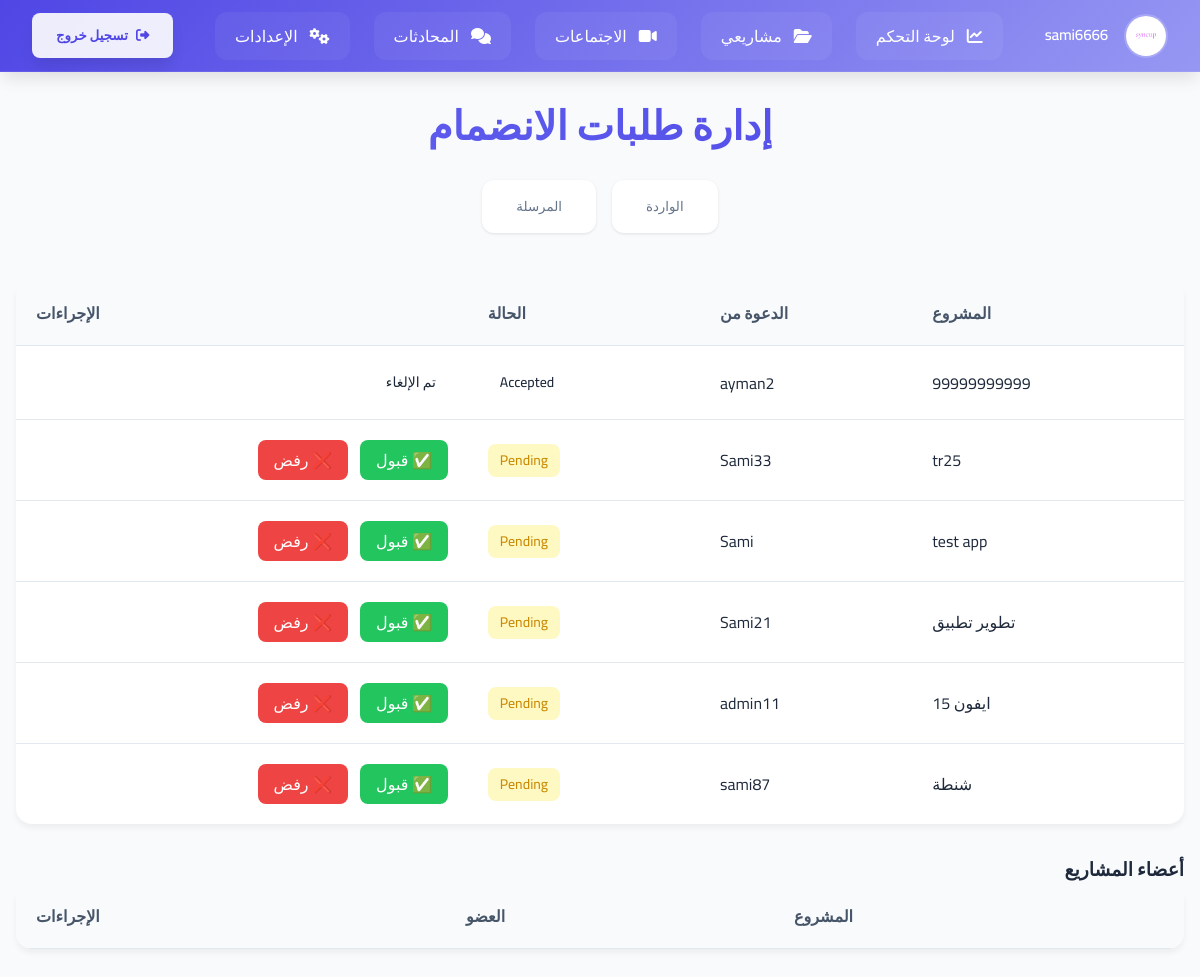
Page /projects/invitations/ (signed in) on the committed database.
### users/models.py (models this page shows, shortened)
class CustomUser(AbstractUser):
    phone_regex = RegexValidator(
        regex=r'^05\d{8}$',
        message="Phone number must start with 05 and be exactly 10 digits."
    )
    phone_number = models.CharField(
        max_length=10,
        unique=True,
        validators=[phone_regex],
        help_text="Phone number must start with 05 and contain exactly 10 digits."
    )
    ROLE_CHOICES = [
        ('member', 'Member'),
        ('expert', 'Expert')
    ]
    role = models.CharField(
        max_length=10,
        choices=ROLE_CHOICES,
        default='member'
    )
    profile_image = models.ImageField(
        upload_to='profile_pics/',
        default='profile_pics/p.png',
        blank=True,
        null=True
    )
    short_bio = models.CharField(
        max_length=15,
        blank=True,
        help_text="Short description (e.g., AI Expert, UI Guru)."
    )
    full_bio = models.TextField(
        blank=True,
        help_text="Detailed biography or personal summary."
    )
    groups = models.ManyToManyField(
        'auth.Group',
        related_name='custom_user_groups',
        blank=True
    )
    user_permissions = models.ManyToManyField(
        'auth.Permission',
        related_name='custom_user_permissions',
        blank=True
    )

### projects/models.py (models this page shows, shortened)
class ProjectInvitation(models.Model):
    project = models.ForeignKey(Project, on_delete=models.CASCADE, related_name='invitations')
    invited_user = models.ForeignKey(CustomUser, on_delete=models.CASCADE, related_name='project_invitations')
    created_at = models.DateTimeField(auto_now_add=True)
    status = models.CharField(
        max_length=20,
        choices=[('pending', 'Pending'), ('accepted', 'Accepted'), ('declined', 'Declined')],
        default='pending'
    )
    def __str__(self):
        return f"Invitation to {self.invited_user.username} for {self.project.name}"

class Project(models.Model):
    STATUS_CHOICES = [
        ('pending', 'Pending'),
        ('in_progress', 'In Progress'),
        ('completed', 'Completed'),
    ]
    COLOR_CHOICES = [
        ('purple', 'Purple'),
        ('red', 'Red'),
        ('blue', 'Blue'),
        ('green', 'Green'),
        ('orange', 'Orange'),
        ('pink', 'Pink'),
    ]
    name = models.CharField(max_length=255)  # Project name
    description = models.TextField(blank=True, null=True)  # Project description
    start_date = models.DateField()  # Start date
    end_date = models.DateField(blank=True, null=True)  # End date
    owner = models.ForeignKey(CustomUser, on_delete=models.CASCADE, related_name='owned_projects')  # Project owner
    members = models.ManyToManyField(CustomUser, related_name='projects', blank=True)  # Project members
    created_at = models.DateTimeField(auto_now_add=True)  # Creation date
    category = models.ForeignKey(ProjectType, on_delete=models.CASCADE)
    status = models.CharField(max_length=20, choices=STATUS_CHOICES, default='pending')  # Project status
    logo = models.ImageField(upload_to='project_logos/', blank=True, null=True)  # Project logo
    project_color = models.CharField(max_length=10, choices=COLOR_CHOICES, default='blue')  # Project color

### projects/views.py (the view)
# urls.py: path('invitations/', received_invitations, name='received_invitations'),  # ✅ عرض الدعوات المستلمة
@login_required
def received_invitations(request):
    invitations = ProjectInvitation.objects.filter(invited_user=request.user).select_related('project')
    sent_requests = ProjectInvitation.objects.filter(project__owner=request.user).select_related('invited_user', 'project')
    received_requests = JoinRequest.objects.filter(project__owner=request.user)
    print("Invitations:", invitations)
    print("Sent Requests:", sent_requests)  # ✅ تحقق من أن الطلبات المرسلة يتم جلبها الآن
    print("Received Requests:", received_requests)
    return render(request, 'received_invitations.html', {
        'invitations': invitations,
        'sent_requests': sent_requests,  # ✅ تمرير جميع الطلبات المرسلة
        'received_requests': received_requests  # ✅ تمرير جميع الطلبات المستلمة
    })

### templates/received_invitations.html (shortened to what this page needs)
<!DOCTYPE html>
<html lang="en">
<head>
</head>
<body>
{% include 'navbar.html' %}
<div class="container">
    <header class="management-header">
        <h1>إدارة طلبات الانضمام</h1>
        <div class="tabs-nav">
            <button class="tab-button active" onclick="showSection('received')">الواردة</button>
            <button class="tab-button" onclick="showSection('sent')">المرسلة</button>
        </div>
    </header>
    <section id="received-section" class="requests-container">
        {% if invitations %}
            <table class="collaboration-table">
                <thead>
                    <tr>
                        <th>المشروع</th>
                        <th>الدعوة من</th>
                        <th>الحالة</th>
                        <th>الإجراءات</th>
                    </tr>
                </thead>
                <tbody>
                    {% for invitation in invitations %}
                    <tr>
                        <td>{{ invitation.project.name }}</td>
                        <td>{{ invitation.project.owner.username }}</td>
                        <td>
                            <span class="status-badge {% if invitation.status == 'canceled' %}status-canceled{% elif invitation.status == 'pending' %}status-pending{% endif %}">
                                {{ invitation.status|title }}
                            </span>
                        </td>
                        <td>
                            <div class="actions-container">
                                {% if invitation.status == 'pending' %}
                                    <a href="{% url 'respond_to_invitation' invitation.id 'accept' %}" class="action-btn btn-accept">
                                        ✅ قبول
                                    </a>
                                    <a href="{% url 'respond_to_invitation' invitation.id 'reject' %}" class="action-btn btn-reject">
                                        ❌ رفض
                                    </a>
                                {% else %}
                                    <span class="status-badge status-canceled">تم الإلغاء</span>
                                {% endif %}
                            </div>
                        </td>
                    </tr>
                    {% endfor %}
                </tbody>
            </table>
        {% else %}
            <div class="empty-state">
                <p>لا توجد دعوات حالية</p>
            </div>
        {% endif %}
    </section>
    <h3 style="margin-top: 2rem;">أعضاء المشاريع</h3>
    <section class="requests-container">
        <table class="collaboration-table">
            <thead>
                <tr>
                    <th>المشروع</th>
                    <th>العضو</th>
                    <th>الإجراءات</th>
                </tr>
            </thead>
        </table>
    </section>
</div>
</body>
</body>
</html>

### templates/navbar.html (shortened to what this page needs)
<!DOCTYPE html>
<html lang="ar" dir="rtl">
<head>
    <link rel="stylesheet" href="https://cdnjs.cloudflare.com/ajax/libs/font-awesome/6.4.2/css/all.min.css">
</head>
<body>
    <nav class="navbar">
        <div class="profile">
            <img src="{{ user.profile_image.url }}"
                 class="profile__image"
                 onerror="this.onerror=null; this.src='/media/profile_pics/p.png';"
                 alt="صورة المستخدم">
            <span class="profile__name">{{ user.username }}</span>
        </div>
        <div class="nav-links">
            {% if user.role != 'expert' %}
                <a href="{% url 'dashboard' %}" class="nav-link">
                    <i class="fas fa-chart-line"></i>
                    <span>لوحة التحكم</span>
                </a>
                <a href="{% url 'projects_list' %}" class="nav-link">
                    <i class="fas fa-folder-open"></i>
                    <span>مشاريعي</span>
                </a>
            {% endif %}
            {% if user.role == 'expert' %}
                <a href="{% url 'expert_availability_manage' %}" class="nav-link">
                    <i class="fas fa-calendar-alt"></i>
                    <span>مواعيدي</span>
                </a>
                <a href="{% url 'edit_expert_bio' %}" class="nav-link">
                    <i class="fas fa-user-edit"></i>
                    <span>السيرة الذاتية</span>
                </a>
            {% else %}
                <a href="{% url 'meeting_list' %}" class="nav-link">
                    <i class="fas fa-video"></i>
                    <span>الاجتماعات</span>
                </a>
            {% endif %}
            <a href="{% url 'chat_list' %}" class="nav-link">
                <i class="fas fa-comments"></i>
                <span>المحادثات</span>
            </a>
            <a href="{% url 'settings' %}" class="nav-link">
                <i class="fas fa-cogs"></i>
                <span>الإعدادات</span>
            </a>
        </div>
        <form id="logout-form" action="{% url 'logout' %}" method="post">
            <button type="submit" class="logout">
                <i class="fas fa-sign-out-alt"></i>
                <span class="logout__text">تسجيل خروج</span>
            </button>
        </form>
    </nav>
</body>
</html>

### templates/received_invitations.html (style rules this page uses)
:root { --primary: #6366f1; --success: #22c55e; --warning: #f59e0b; --danger: #ef4444; --surface: #ffffff; --background: #f8fafc; }
* { margin: 0; padding: 0; box-sizing: border-box; font-family: 'Inter', -apple-system, BlinkMacSystemFont, 'Segoe UI', Roboto, sans-serif; }
body { background: var(--background); color: #334155; line-height: 1.5; }
.container { max-width: 1200px; margin: 0 auto; padding: 2rem 1rem; min-height: 100vh; padding-top: 6rem; }
.management-header { text-align: center; margin-bottom: 3rem; }
.management-header h1 { font-size: 2.5rem; font-weight: 700; background: linear-gradient(45deg, var(--primary), #4f46e5); -webkit-background-clip: text; background-clip: text; color: transparent; margin-bottom: 1.5rem; }
.tabs-nav { display: flex; justify-content: center; gap: 1rem; margin-bottom: 2.5rem; }
.tab-button { padding: 0.75rem 2rem; border-radius: 0.75rem; font-weight: 500; transition: all 0.3s ease; border: 2px solid transparent; background: var(--surface); color: #64748b; box-shadow: 0 1px 3px rgba(0,0,0,0.1); cursor: pointer; }
.requests-container { background: var(--surface); border-radius: 1rem; box-shadow: 0 4px 6px rgba(0,0,0,0.05); overflow: hidden; }
.collaboration-table { width: 100%; border-collapse: collapse; }
.collaboration-table th, .collaboration-table td { padding: 1.25rem; text-align: left; border-bottom: 1px solid #e2e8f0; }
.collaboration-table th { background: #f8fafc; font-weight: 600; color: #475569; }
.collaboration-table tr:last-child td { border-bottom: none; }
.status-badge { display: inline-block; padding: 0.375rem 0.75rem; border-radius: 0.5rem; font-size: 0.875rem; font-weight: 500; }
.status-pending { background: #fef9c3; color: #ca8a04; }
.actions-container { display: flex; gap: 0.75rem; }
.action-btn { padding: 0.5rem 1rem; border-radius: 0.5rem; font-weight: 500; transition: transform 0.2s ease; display: inline-flex; align-items: center; gap: 0.5rem; text-decoration: none; border: none; cursor: pointer; }
.btn-accept { background: var(--success); color: white; }
.btn-reject { background: var(--danger); color: white; }

### templates/navbar.html (style rules this page uses)
:root { --primary-500: #4f46e5; --primary-600: #4f46e5; --surface-100: #f8fafc; --surface-900: #0f172a; --text-primary: #1e293b; --text-inverse: #ffffff; --transition-default: 300ms cubic-bezier(0.4, 0, 0.2, 1); --shadow-lg: 0 10px 15px -3px rgba(0, 0, 0, 0.1); }
* { margin: 0; padding: 0; box-sizing: border-box; font-family: 'Cairo', sans-serif; }
body { background-color: var(--surface-100); color: var(--text-primary); }
.navbar { position: fixed; top: 0; right: 0; width: 100%; height: 72px; display: flex; align-items: center; justify-content: space-between; padding: 0 2rem; background: linear-gradient(135deg, #4f46e5, #9697f3); backdrop-filter: blur(12px); box-shadow: var(--shadow-lg); z-index: 1000; border-bottom: 1px solid rgba(255, 255, 255, 0.1); }
.profile { display: flex; align-items: center; gap: 1rem; color: var(--text-inverse); position: relative; }
.profile__image { width: 44px; height: 44px; border-radius: 50%; object-fit: cover; border: 2px solid rgba(255, 255, 255, 0.2); transition: transform var(--transition-default); }
.profile__name { font-weight: 600; font-size: 0.95rem; letter-spacing: -0.2px; }
.nav-links { display: flex; gap: 1.5rem; align-items: center; transition: transform var(--transition-default); }
.nav-link { color: var(--text-inverse); text-decoration: none; padding: 0.75rem 1.25rem; border-radius: 0.75rem; display: flex; align-items: center; gap: 0.75rem; position: relative; background: rgba(255, 255, 255, 0.05); transition: all var(--transition-default); }
.nav-link::after { content: ''; position: absolute; bottom: 0; right: 50%; width: 0; height: 2px; background: var(--text-inverse); transition: all var(--transition-default); }
.logout { background: rgba(255, 255, 255, 0.9); color: var(--primary-600); border: none; padding: 0.6rem 1.5rem; border-radius: 0.5rem; display: flex; align-items: center; gap: 0.5rem; cursor: pointer; transition: all var(--transition-default); font-weight: 600; box-shadow: var(--shadow-lg); }

### rows in the picture
CustomUser: profile_image (picture), username "sami6666"
ProjectInvitation: project.name "99999999999", project.owner.username "ayman2", status "Accepted", shows "تم الإلغاء"
ProjectInvitation: project.name "tr25", project.owner.username "Sami33", status "Pending", shows "✅ قبول"
ProjectInvitation: project.name "test app", project.owner.username "Sami", status "Pending", shows "✅ قبول"
ProjectInvitation: project.name "تطوير تطبيق", project.owner.username "Sami21", status "Pending", shows "✅ قبول"
ProjectInvitation: project.name "ايفون 15", project.owner.username "admin11", status "Pending", shows "✅ قبول"
ProjectInvitation: project.name "شنطة", project.owner.username "sami87", status "Pending", shows "✅ قبول"
